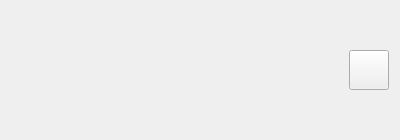
<?xml version="1.0" encoding="UTF-8"?>
<ui version="4.0">
 <class>CustomListWidget</class>
 <widget class="QWidget" name="CustomListWidget">
  <property name="geometry">
   <rect>
    <x>0</x>
    <y>0</y>
    <width>400</width>
    <height>140</height>
   </rect>
  </property>
  <property name="windowTitle">
   <string>CustomListWidget</string>
  </property>
  <layout class="QHBoxLayout" name="horizontalLayout_2">
   <item>
    <spacer name="horizontalSpacer">
     <property name="orientation">
      <enum>Qt::Horizontal</enum>
     </property>
     <property name="sizeHint" stdset="0">
      <size>
       <width>40</width>
       <height>20</height>
      </size>
     </property>
    </spacer>
   </item>
   <item>
    <widget class="QPushButton" name="item_button">
     <property name="sizePolicy">
      <sizepolicy hsizetype="Fixed" vsizetype="Fixed">
       <horstretch>0</horstretch>
       <verstretch>0</verstretch>
      </sizepolicy>
     </property>
     <property name="minimumSize">
      <size>
       <width>40</width>
       <height>40</height>
      </size>
     </property>
     <property name="maximumSize">
      <size>
       <width>40</width>
       <height>40</height>
      </size>
     </property>
     <property name="baseSize">
      <size>
       <width>40</width>
       <height>50</height>
      </size>
     </property>
     <property name="text">
      <string/>
     </property>
     <property name="iconSize">
      <size>
       <width>30</width>
       <height>30</height>
      </size>
     </property>
    </widget>
   </item>
  </layout>
 </widget>
 <resources/>
 <connections/>
</ui>
